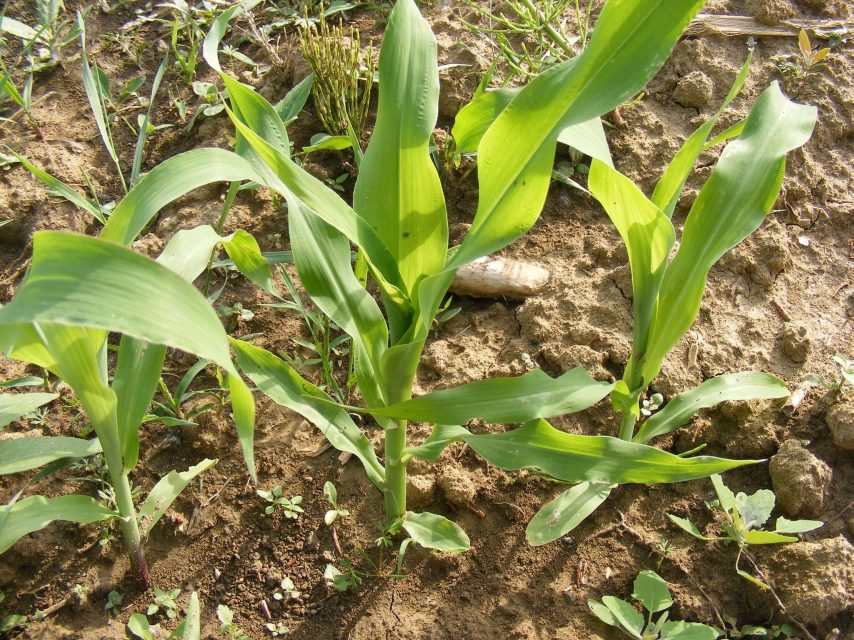
#> input picture ErvasDaninhas.png, 2560 x 1920 px (shown at 1/3 size)
$ python NEG.py
#> lines starting #> are read from the running program, lines starting #| are printed output that depends on the picture
import cv2
import numpy as np

# Load the image
image = cv2.imread('ErvasDaninhas.png')
#> image is the input picture: shape (1920, 2560, 3); mean B, G, R 75.2, 132.7, 133.5
image = cv2.resize(image, (500, 400)) # Ajustando as Dimensoes
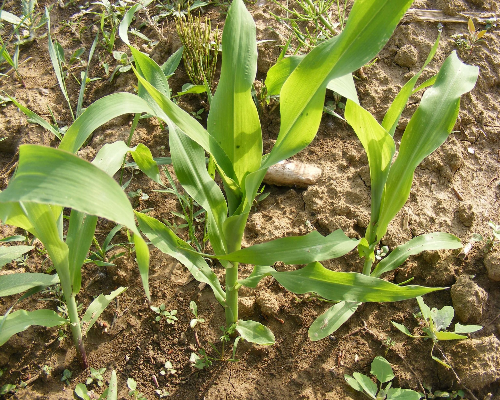
#> image: shape (400, 500, 3); mean B, G, R 75.1, 132.6, 133.4

# Convert the image to float32 type
image_float = np.float32(image)

# Split the image into its channels
blue_channel, green_channel, red_channel = cv2.split(image_float)
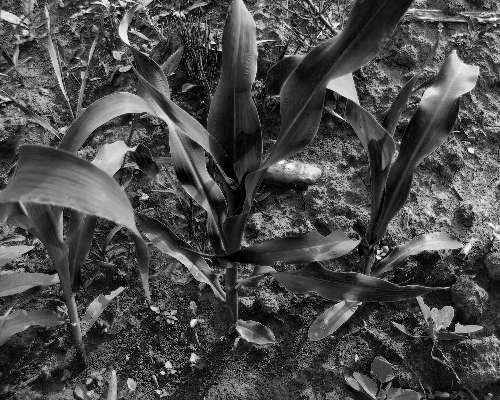
#> blue_channel: shape (400, 500) float32; min 0, max 255, mean 75.1
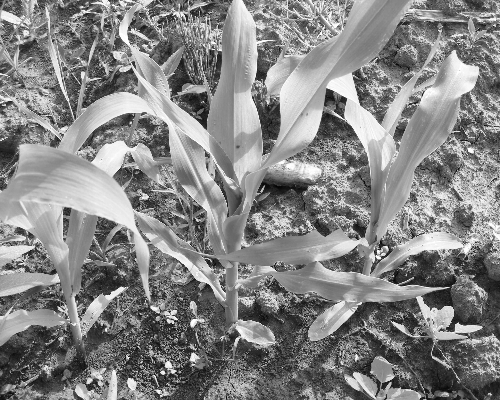
#> green_channel: shape (400, 500) float32; min 2, max 255, mean 132.6
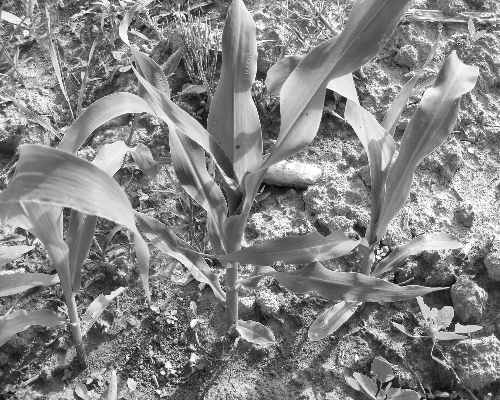
#> red_channel: shape (400, 500) float32; min 6, max 255, mean 133.4

# Normalize the channels
blue_channel_normalized = blue_channel / 255.0
green_channel_normalized = green_channel / 255.0
red_channel_normalized = red_channel / 255.0

# Calculate the excessive green (NEG) image
NEG = 2.8 * green_channel_normalized - red_channel_normalized - blue_channel_normalized
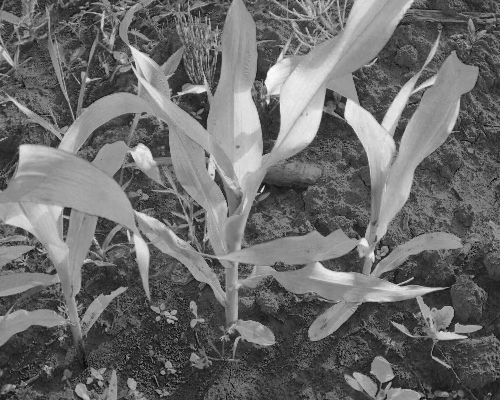
#> NEG: shape (400, 500) float32; min -0.141, max 1.69, mean 0.638; drawn with min black and max white

# Convert NEG pixel values to integer values by multiplying by 100
NEG_integer = (NEG * 100).astype(np.uint8)
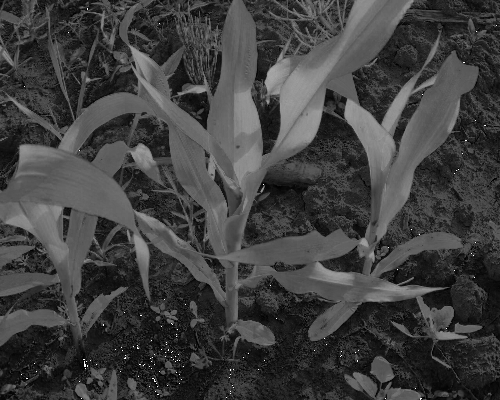
#> NEG_integer: shape (400, 500); min 0, max 255, mean 63.5


# Display the normalized channels
cv2.imshow('Normalized Blue Channel', blue_channel_normalized)
cv2.imshow('Normalized Green Channel', green_channel_normalized)
cv2.imshow('Normalized Red Channel', red_channel_normalized)
cv2.imshow('NEG', NEG_integer)
cv2.waitKey(0)
cv2.destroyAllWindows()
